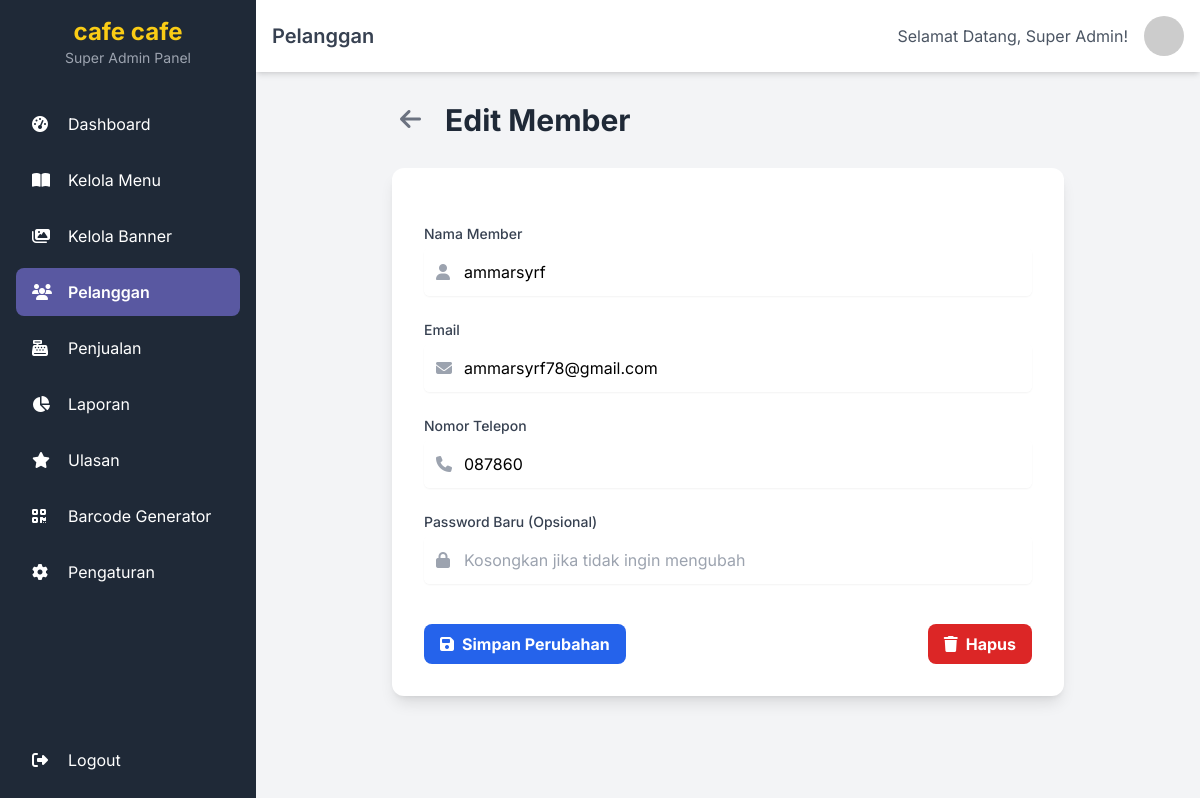
The app's page /superadmin/pelanggan/edit_pelanggan.php?id=1, older data.
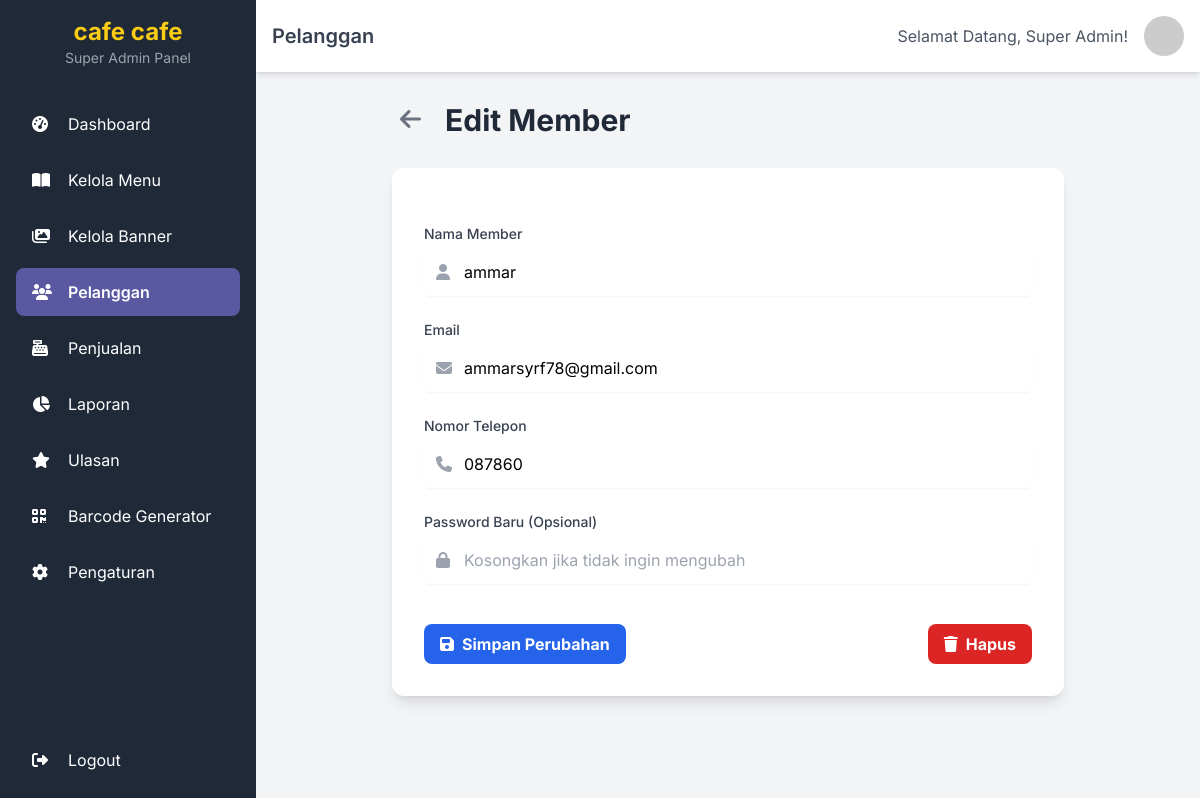
The same page, newer data.
### tables this page shows
CREATE TABLE `members` (
  `id` int(11) NOT NULL,
  `name` varchar(255) NOT NULL COMMENT 'Nama lengkap member',
  `email` varchar(255) NOT NULL COMMENT 'Alamat email untuk login, harus unik',
  `password` varchar(255) NOT NULL COMMENT 'Password yang sudah di-hash',
  `phone_number` varchar(20) DEFAULT NULL COMMENT 'Nomor telepon member (opsional)',
  `points` int(11) DEFAULT 0 COMMENT 'Poin loyalitas member (opsional, untuk pengembangan selanjutnya)',
  `created_at` timestamp NOT NULL DEFAULT current_timestamp() COMMENT 'Waktu pendaftaran member',
  `profile_image_url` varchar(255) DEFAULT NULL
);

### superadmin/pelanggan/edit_pelanggan.php (the view, shortened to what this page needs)
<?php
require_once '../../db_connect.php';
$user_id = $_GET['id'] ?? null;
$user = null;
$sql_get = "SELECT id, name, email, phone_number FROM members WHERE id = ?";
if ($stmt_get = $conn->prepare($sql_get)) {
    $stmt_get->bind_param("i", $user_id);
    $stmt_get->execute();
    $result = $stmt_get->get_result();
    if ($result->num_rows === 1) {
        $user = $result->fetch_assoc();
    } else {
        $error_message = "Member tidak ditemukan.";
    }
}
require_once '../includes/header.php';
?>
<div class="container mx-auto">
    <div class="max-w-2xl mx-auto">
        <div class="flex items-center mb-6">
            <a href="pelanggan.php" title="Kembali" class="text-gray-500 hover:text-blue-600 transition duration-300 text-2xl p-2 rounded-full hover:bg-gray-100 mr-4">
                <i class="fas fa-arrow-left"></i>
            </a>
            <h1 class="text-3xl font-bold text-gray-800">Edit Member</h1>
        </div>
        <?php if ($user): ?>
            <div class="bg-white rounded-xl shadow-lg p-8">
                <form action="edit_pelanggan.php?id=<?= $user['id'] ?>" method="POST" class="space-y-6">
                    <div>
                        <label for="username" class="block text-sm font-medium text-gray-700 mb-1">Nama Member</label>
                        <div class="relative rounded-md shadow-sm">
                            <div class="pointer-events-none absolute inset-y-0 left-0 flex items-center pl-3">
                            </div>
                            <input type="text" name="username" id="username" class="block w-full rounded-md border-gray-300 pl-10 p-3" value="<?= htmlspecialchars($user['name']) ?>" required>
                        </div>
                    </div>
                    <div>
                        <label for="email" class="block text-sm font-medium text-gray-700 mb-1">Email</label>
                        <div class="relative rounded-md shadow-sm">
                            <div class="pointer-events-none absolute inset-y-0 left-0 flex items-center pl-3">
                            </div>
                            <input type="email" name="email" id="email" class="block w-full rounded-md border-gray-300 pl-10 p-3" value="<?= htmlspecialchars($user['email']) ?>" required>
                        </div>
                    </div>
                    <div>
                        <label for="phone_number" class="block text-sm font-medium text-gray-700 mb-1">Nomor Telepon</label>
                        <div class="relative rounded-md shadow-sm">
                            <div class="pointer-events-none absolute inset-y-0 left-0 flex items-center pl-3">
                            </div>
                            <input type="text" name="phone_number" id="phone_number" class="block w-full rounded-md border-gray-300 pl-10 p-3" value="<?= htmlspecialchars($user['phone_number'] ?? '') ?>">
                        </div>
                    </div>
                    <div>
                        <label for="password" class="block text-sm font-medium text-gray-700 mb-1">Password Baru (Opsional)</label>
                        <div class="relative rounded-md shadow-sm">
                            <div class="pointer-events-none absolute inset-y-0 left-0 flex items-center pl-3">
                            </div>
                            <input type="password" name="password" id="password" class="block w-full rounded-md border-gray-300 pl-10 p-3" placeholder="Kosongkan jika tidak ingin mengubah">
                        </div>
                    </div>
                    <div class="pt-4 flex justify-between items-center">
                        <button type="submit" class="bg-blue-600 hover:bg-blue-700 text-white font-bold py-2 px-4 rounded-lg flex items-center">
                            <i class="fas fa-save mr-2"></i> Simpan Perubahan
                        </button>
                        <a href="hapus_pelanggan.php?id=<?= $user['id'] ?>" onclick="return confirm('Apakah Anda yakin ingin menghapus member ini? Tindakan ini tidak dapat dibatalkan.')" class="bg-red-600 hover:bg-red-700 text-white font-bold py-2 px-4 rounded-lg flex items-center">
                            <i class="fas fa-trash mr-2"></i> Hapus
                        </a>
                    </div>
                </form>
            </div>
        <?php endif; ?>
    </div>
</div>
<?php
require_once '../includes/footer.php';
?>

Row changes from the older to the newer data that the page shows:
changed members "ammarsyrf78@gmail.com": username "ammarsyrf" → "ammar"
